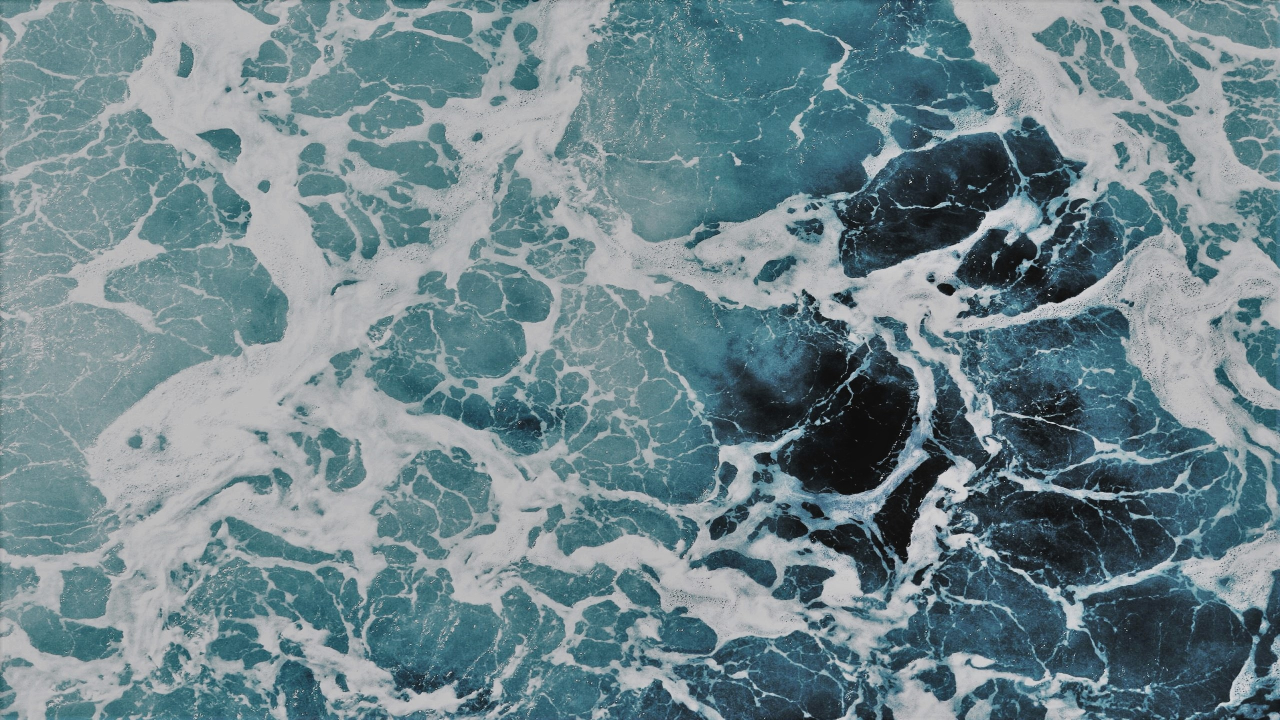
#> input picture redwallpaper/master_image.jpg, 2560 x 1440 px (shown at 1/2 size)
$ python -i RedWallpaperImage.py   (imports and definitions only)
#> lines starting #> are read from the running program, lines starting #| are printed output that depends on the picture
from sklearn.cluster import KMeans
import cv2
import numpy as np


class RedWallpaperImage:
    """
    Class of objects that provides automated instantiation of image attributes
    such as color clustering, and image downsizing.
    """

    def __init__(self, input_array, colorspace='BGR', thumbnail=None, cluster=None):
        """
        Initialize Image instance, provided inputs of an image array, and optional
        image-downsizing to a thumbnail, and optional color clustering. Input of
        colorspace for reference, but is not checked for correctness. User needs
        to enforce correct default colorspace.
        Note: cv2 reads in images in 'BGR' colorspace by default
        """
        self.image = input_array
        self.colorspace = colorspace

        self.thumbnail = thumbnail
        self._set_thumbnail()

        self.cluster = cluster
        if self.cluster:
            self._set_color_cluster()
            self._set_composite_lab()
        else:
            self.rgb_cluster = None
            self.lab_cluster = None
            self.composite_lab_cluster = None


    # [53 lines left out: functions from_filepath, convert_color, shape, not called in this run]


    def resize(self, width=140, height=None, inter=cv2.INTER_AREA):
        """
        Initialize the dimensions of the image to be resized and
        grab the self size. Default settings will downsize an image into
        a thumbnail.
        Note: Borrowed function, credit goes to github.com/jrosebr1/imutils
        """
#> called with width = 140, inter = 3
        img = self.image
        dim = None
        h, w = img.shape[:2]
#> h = 1440; w = 2560

        # original image
        if width is None and height is None:
            return img
        if width is None:
            # calculate the ratio of the height and construct the
            # dimensions
            r = height / float(h)
            dim = (int(w * r), height)
        else:
            # calculate the ratio of the width and construct the
            # dimensions
            r = width / float(w)
#> r = 0.0547
            dim = (width, int(h * r))
#> dim = (140, 78)

        # resize the self
        resized = cv2.resize(img, dim, interpolation=inter)
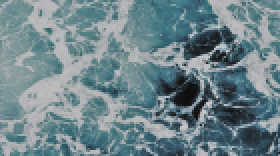
#> resized: shape (78, 140, 3) (shown 2 times larger); mean R, G, B 111, 133.2, 139.6

        # return the resized self
        return resized


    def _set_thumbnail(self):
        """
        Sets/enforces the Image thumbnail option during instantiation. If
        self.thumbnail is None, the attribute will be set by a boolean determination
        on whether or not the Image is the size of a thumnail. If self.thumbnail is
        True, the thumbnail option will be enforced and large Images will be downsized.
        """
        if self.thumbnail is None:
            self.thumbnail = self.image.size <= (170 * 170)
        elif self.thumbnail and self.image.size > (170 * 170):
            self.image = self.resize()


    # [41 lines left out: functions color_cluster, _set_color_cluster, _set_composite_lab, not called in this run]

>>> import cv2
>>> picture = cv2.cvtColor(cv2.imread('master_image.jpg'), cv2.COLOR_BGR2RGB)
>>> result = RedWallpaperImage(picture).resize()
